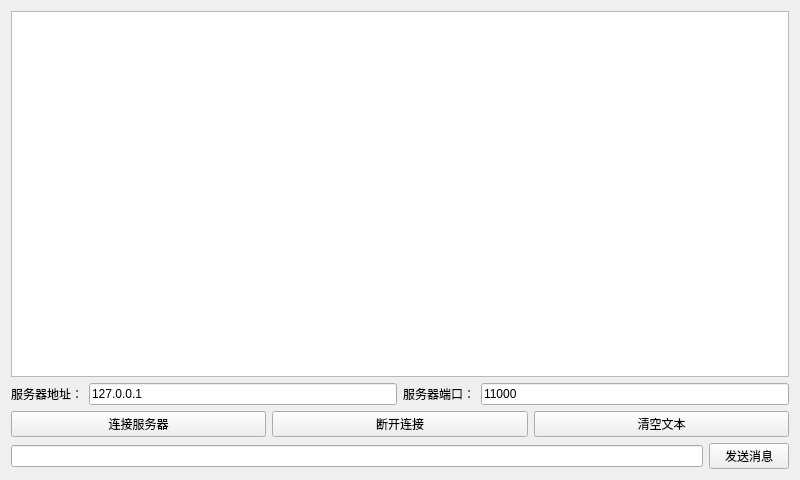
<?xml version="1.0" encoding="UTF-8"?>
<ui version="4.0">
 <class>Widget</class>
 <widget class="QWidget" name="Widget">
  <property name="geometry">
   <rect>
    <x>0</x>
    <y>0</y>
    <width>800</width>
    <height>480</height>
   </rect>
  </property>
  <property name="windowTitle">
   <string>Widget</string>
  </property>
  <layout class="QVBoxLayout" name="verticalLayout">
   <item>
    <widget class="QTextBrowser" name="textBrowser"/>
   </item>
   <item>
    <layout class="QHBoxLayout" name="horizontalLayout">
     <item>
      <widget class="QLabel" name="label">
       <property name="text">
        <string>服务器地址：</string>
       </property>
      </widget>
     </item>
     <item>
      <widget class="QLineEdit" name="ipLineEdit">
       <property name="text">
        <string>127.0.0.1</string>
       </property>
      </widget>
     </item>
     <item>
      <widget class="QLabel" name="label_2">
       <property name="text">
        <string>服务器端口：</string>
       </property>
      </widget>
     </item>
     <item>
      <widget class="QLineEdit" name="portLineEdit">
       <property name="text">
        <string>11000</string>
       </property>
      </widget>
     </item>
    </layout>
   </item>
   <item>
    <layout class="QHBoxLayout" name="horizontalLayout_2">
     <item>
      <widget class="QPushButton" name="toConnectPushButton">
       <property name="text">
        <string>连接服务器</string>
       </property>
      </widget>
     </item>
     <item>
      <widget class="QPushButton" name="toDisConnectPushButton">
       <property name="text">
        <string>断开连接</string>
       </property>
      </widget>
     </item>
     <item>
      <widget class="QPushButton" name="clearTextPushButton">
       <property name="text">
        <string>清空文本</string>
       </property>
      </widget>
     </item>
    </layout>
   </item>
   <item>
    <layout class="QHBoxLayout" name="horizontalLayout_3">
     <item>
      <widget class="QLineEdit" name="messageLineEdit"/>
     </item>
     <item>
      <widget class="QPushButton" name="sendMessagesPushButton">
       <property name="text">
        <string>发送消息</string>
       </property>
      </widget>
     </item>
    </layout>
   </item>
  </layout>
 </widget>
 <resources/>
 <connections/>
</ui>
